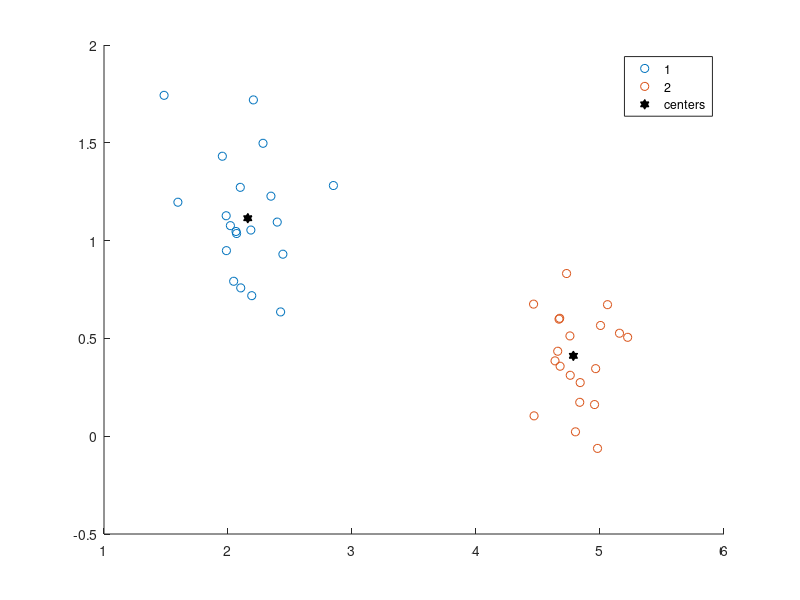

Write the MATLAB code that produced this figure.
X = load('data7.txt');

m = 2;
coeff = 1 + rand(1,2,m)*2;
distance = zeros(1,m);
clusters = zeros(size(X,1),1);

k = 1;
k_max = 10;
h = 1e-1;

while(k <= k_max)
    for  i = 1:size(X,1)
        for j = 1:m
            distance(j) = pdist([X(i,:);coeff(:,:,j)]);
        end
        [~,arg] = min(distance);
        coeff(:,:,arg) = coeff(:,:,arg) + h*(X(i,:)-coeff(:,:,arg));
    end
    k = k + 1;
    if(mod(k,10) == 0)
        h = h * 0.2;
    end
end

for i = 1: size(X, 1)
    for j = 1:m
        distance(j) = pdist([X(i,:);coeff(:,:,j)]);
    end
    [~,arg] = min(distance);
    clusters(i) = arg;
end

figure(1)
gscatter(X(:,1), X(:,2), clusters);
hold on;
coeff = reshape(coeff,[2,m]);
plot(coeff(1,:),coeff(2,:),'h','MarkerSize',7,'MarkerEdgeColor','k',...
   'MarkerFaceColor', 'k','DisplayName','centers');
hold off;